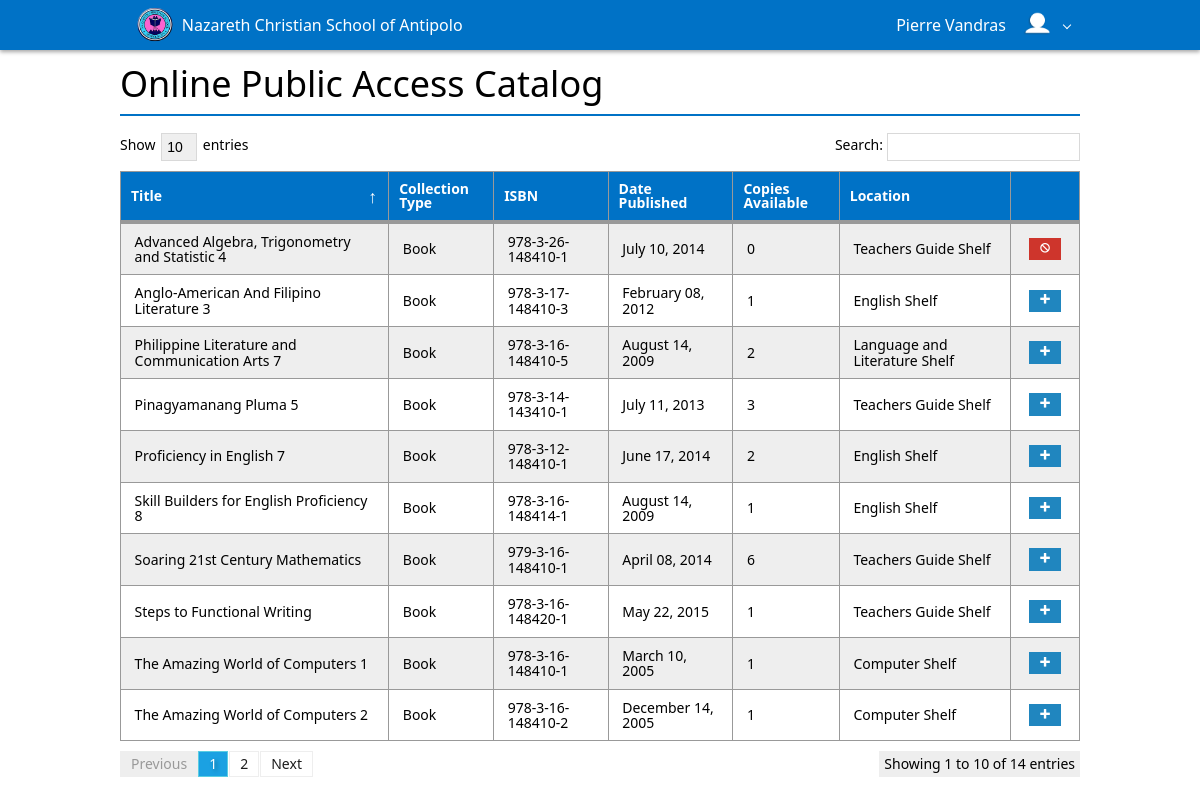
The page / (signed in) on the database its author committed.
### tables this page shows
CREATE TABLE IF NOT EXISTS `authors` (
`Author_ID` int(10) NOT NULL,
  `Author_Last_Name` varchar(255) NOT NULL,
  `Author_First_Name` varchar(255) NOT NULL
);

CREATE TABLE IF NOT EXISTS `materials` (
`Material_ID` int(10) NOT NULL,
  `Material_Title` varchar(255) NOT NULL,
  `Collection_Type` varchar(255) NOT NULL,
  `ISBN` varchar(255) NOT NULL,
  `Call_Number` varchar(100) NOT NULL,
  `Date_Published` date DEFAULT NULL,
  `Date_Added` date NOT NULL,
  `Quantity` int(10) NOT NULL,
  `Location` varchar(150) NOT NULL,
  `Status` varchar(8) NOT NULL DEFAULT 'active',
  `Publisher_ID` int(10) NOT NULL,
  `Category_ID` int(10) NOT NULL
);

CREATE TABLE IF NOT EXISTS `categories` (
`Category_ID` int(10) NOT NULL,
  `Category` varchar(255) NOT NULL
);

### requests/connection.php (called while the page is built, shortened)
<?php
    class Connection {
        private $hostname = 'localhost';
        private $username = 'root';
        private $password = '';
        private $database = 'ncsa_db';
        private $connection, $query;
        function open() {
            $this->connection = mysqli_connect($this->hostname, $this->username, $this->password, $this->database);
        }
        function query($sql) {
            $this->query = mysqli_query($this->connection, $sql);
        }
        function num_rows() {
            return mysqli_num_rows($this->query);
        }
        function fetch_assoc() {
            return mysqli_fetch_assoc($this->query);
        }
    }
?>

### index.php (the view, shortened to what this page needs)
<?php
    include_once('assets/system/header.php');
?>
<div class="app-bar fixed-top shadow" data-role="appbar">
    <div class="container">
        <a class="app-bar-element branding" href="./"><img class="app-logo" src="assets/img/logo.png">&nbsp;&nbsp;Nazareth Christian School of Antipolo</a>
        <?php
            if(isset($_SESSION['account_username'])) {
                $name = $_SESSION['account_first_name'] . ' ' . $_SESSION['account_last_name'];
                echo '<ul class="app-bar-menu place-right">';
                echo '<li><a class="app-bar-element dropdown-toggle">' . $name . '&nbsp;&nbsp;<img class="app-logo" src="user_images/' . $_SESSION['account_image'] . '"></a>';
                echo '</li>';
                echo '</ul>';
            } else {
                echo '<div class="place-right">';
                echo '<a class="app-bar-element" href="login.php"><span class="mif-switch"></span>&nbsp;&nbsp;Login</a>';
                echo '</div>';
            }
        ?>
    </div>
</div>
<div id="main-container" class="container">
    <h1>Online Public Access Catalog</h1>
    <hr>
    <table id="materials-table" class="table striped border bordered">
        <thead class="table-header">
            <tr>
                <th>Title</th>
                <th>Collection Type</th>
                <th>ISBN</th>
                <th>Date Published</th>
                <th>Copies Available</th>
                <th>Location</th>
                <?php
                    if(isset($_SESSION['account_username'])) {
                        echo '<th></th>';
                    }
                ?>
            </tr>
        </thead>
        <tbody>
            <?php
                require_once('requests/connection.php');
                $connection = new Connection();
                $connection->open();
                $connection2 = new Connection();
                $connection2->open();
                $connection->query("SELECT * FROM works INNER JOIN authors ON works.Author_ID=authors.Author_ID INNER JOIN materials ON works.Material_ID=materials.Material_ID INNER JOIN publishers ON materials.Publisher_ID=publishers.Publisher_ID INNER JOIN categories ON materials.Category_ID=categories.Category_ID WHERE materials.Status='active' GROUP BY materials.Material_Title");
                while($row = $connection->fetch_assoc()) {
                    $materialID = $row['Material_ID'];
                    $connection2->query("SELECT * FROM barcodes WHERE Material_ID='$materialID' AND Availability='true'");
                    $quantity = $connection2->num_rows();
                    $connection2->query("SELECT * FROM reservations WHERE Material_ID='$materialID' AND Status='active'");
                    $reserveCount = $connection2->num_rows();
                    $connection2->query("SELECT * FROM `return` INNER JOIN barcodes WHERE barcodes.Material_ID='$materialID'");
                    echo '<tr>';
                    echo '<td>' . $row['Material_Title'] . '</td>';
                    echo '<td>' . $row['Collection_Type'] . '</td>';
                    echo '<td>' . $row['ISBN'] . '</td>';
                    echo '<td>' . date('F d, Y', strtotime($row['Date_Published'])) . '</td>';
                    echo '<td>' . ($quantity - $reserveCount) . '</td>';
                    echo '<td>' . $row['Category'] . ' Shelf</td>';
                    if(isset($_SESSION['account_username'])) {
                        if(($quantity - $reserveCount) != 0) {
                            echo '<td class="align-center"><a class="button primary mini-button beautify" data-button="reserve-button" data-var-id="' . $materialID . '" data-var-action="Add" data-role="hint" data-hint="Reserve" data-hint-background="#dc4fad" data-hint-color="#ffffff" data-hint-mode="2" data-hint-position="top"><span class="mif mif-plus"></span></a></td>';
                        } else {
                            echo '<td class="align-center"><button class="button danger mini-button beautify" data-role="hint" data-hint="Not Available" data-hint-background="#dc4fad" data-hint-color="#ffffff" data-hint-mode="2" data-hint-position="top"><span class="mif mif-blocked"></span></button></td>';
                        }
                    }
                    echo '</tr>';
                }
            ?>
        </tbody>
    </table>
</div>
<?php
    include_once('assets/system/footer.php');
?>

### assets/css/stylesheet.css (style rules this page uses)
a.button.beautify { padding: .2rem .625rem !important; }
hr { background: #0072C6; }
.app-logo { margin-top: -4px; height: 75%; }
.table { background: white; }
.table-header > tr > th { background: #0072c6 !important; }
.table-header > tr > th, .table-header > tr > th:before, .table-header > tr > th:after { color: white !important; }
#main-body { margin-top: 4rem; }

### rows shown on the page
authors: materials.Material_Title "Advanced Algebra, Trigonometry and Statistic 4", materials.Collection_Type "Book", materials.ISBN "978-3-26-148410-1", materials.Date_Published "July 10, 2014", reserveCount "0", categories.Category "Teachers Guide"
authors: materials.Material_Title "Anglo-American And Filipino Literature 3", materials.Collection_Type "Book", materials.ISBN "978-3-17-148410-3", materials.Date_Published "February 08, 2012", reserveCount "1", categories.Category "English"
authors: materials.Material_Title "Philippine Literature and Communication Arts 7", materials.Collection_Type "Book", materials.ISBN "978-3-16-148410-5", materials.Date_Published "August 14, 2009", reserveCount "2", categories.Category "Language and Literature"
authors: materials.Material_Title "Pinagyamanang Pluma 5", materials.Collection_Type "Book", materials.ISBN "978-3-14-143410-1", materials.Date_Published "July 11, 2013", reserveCount "3", categories.Category "Teachers Guide"
authors: materials.Material_Title "Proficiency in English 7", materials.Collection_Type "Book", materials.ISBN "978-3-12-148410-1", materials.Date_Published "June 17, 2014", reserveCount "2", categories.Category "English"
authors: materials.Material_Title "Skill Builders for English Proficiency 8", materials.Collection_Type "Book", materials.ISBN "978-3-16-148414-1", materials.Date_Published "August 14, 2009", reserveCount "1", categories.Category "English"
authors: materials.Material_Title "Soaring 21st Century Mathematics", materials.Collection_Type "Book", materials.ISBN "979-3-16-148410-1", materials.Date_Published "April 08, 2014", reserveCount "6", categories.Category "Teachers Guide"
authors: materials.Material_Title "Steps to Functional Writing", materials.Collection_Type "Book", materials.ISBN "978-3-16-148420-1", materials.Date_Published "May 22, 2015", reserveCount "1", categories.Category "Teachers Guide"
authors: materials.Material_Title "The Amazing World of Computers 1", materials.Collection_Type "Book", materials.ISBN "978-3-16-148410-1", materials.Date_Published "March 10, 2005", reserveCount "1", categories.Category "Computer", materials.Material_Title "The Amazing World of Computers 2", materials.ISBN "978-3-16-148410-2", materials.Date_Published "December 14, 2005"

### other values the page prints
$name "Pierre Vandras"
